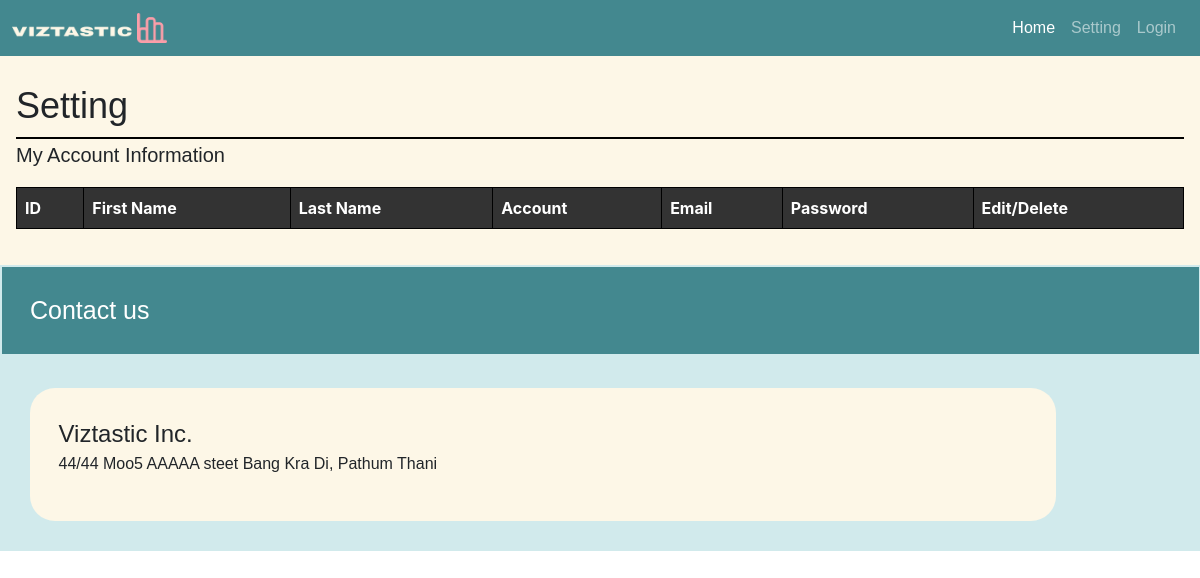
Before: /userinfo with the older database file.
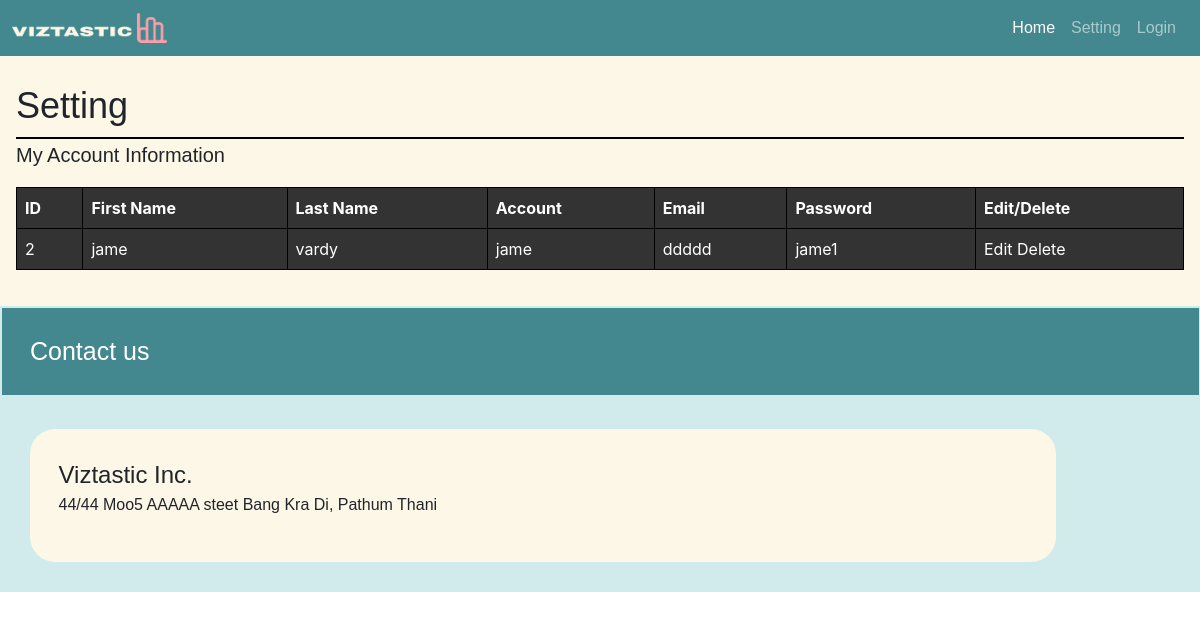
After: the same page with the newer database file.
### database/models.py (models this page shows)
class userall(models.Model):
    first_name = models.CharField(max_length=255)
    last_name = models.CharField(max_length=255)
    account = models.CharField(max_length=255)
    email =  models.CharField(max_length=255)
    password  = models.CharField(max_length=255)

### database/views.py (the view)
# urls.py: path("userinfo", database_views.user_name),
def user_name(request):
    dataset_objs = userall.objects.all()
    context_data = {
        "filter_type":"All",
        "datasets":dataset_objs
    }
    return render(request, 'web/userinfo.html', context= context_data)

### hello_world/templates/web/userinfo.html (shortened to what this page needs)
{% extends 'web/layout.html' %}
{% load static %}
{% block content %}
<body>
    <div class = "index-body">
        <div class = "index-context setting-context">
            <h1 class = "container-fluid">Setting</h1>
            <h2>My Account Information</h2>
            <table border="1">
                <tr>
                    <th>ID</th>
                        <th>First Name</th>
                        <th>Last Name</th>
                        <th>Account</th>
                        <th>Email</th>
                        <th>Password</th>
                        <th>Edit/Delete</th>
                    </tr>
                {% for row in datasets %}
                    <tr>
                        <td>{{ row.id }}</td>
                        <td>{{ row.first_name }}</td>
                        <td>{{ row.last_name }}</td>
                        <td>{{ row.account }}</td>
                        <td>{{ row.email }}</td>
                        <td>{{ row.password }}</td>
                        <td>
                            <a href="/database/name/edit/{{ row.id }}" style="color:white;">Edit</a>
                            <a href="/database/name/del/{{ row.id }}" style="color:white;">Delete</a>
                            </td>
                    </tr>
                {% endfor %}
            </table>
        </div>
{% endblock %}

### hello_world/templates/web/layout.html (shortened to what this page needs)
{% load django_browser_reload %}
{% load static %}
<!DOCTYPE html>
<html lang="en">
    <head>
        <link href="https://cdn.jsdelivr.net/npm/bootstrap@5.0.2/dist/css/bootstrap.min.css" rel="stylesheet"
>
        <link rel="stylesheet" href="{% static 'main.css' %}">
        <link rel="stylesheet" href="{% static 'globals.css' %}">
        <link rel="stylesheet" href="{% static 'home.css' %}">
        <link rel="stylesheet" href="{% static 'settingstyle.css' %}">
        <link rel="stylesheet" href="{% static 'style.css' %}">
    </head>
    <body>
        <div class="container-fluid">
        {% include 'web/component/header.html' %}
            <div id="content">
            {% block content %}{% endblock %}
            </div>
        {% include 'web/component/footer.html' %}
        </div>
    </body>
</html>

### hello_world/templates/web/component/header.html (shortened to what this page needs)
{% load static %}
<nav class="navbar navbar-expand-lg navbar-dark header">
    <div class="container-fluid">
        <a class="navbar-brand" href="/home">
            <div class = "viztastic-logo"></div>
        </a>
        <div class="collapse navbar-collapse"id="navbarSupportedContent">
            <ul class="navbar-nav ms-auto me-1 mb-2 mb-lg-0">
                <li class="nav-item">
                    <a class="nav-link active" aria-current="page" href="/home">Home</a>
                </li>
                <li class="nav-item">
                    <a class="nav-link" href="/userinfo">Setting</a>
                </li>
                <li class="nav-item">
                    <a class="nav-link" href="/signin">Login</a>
                </li>
            </ul>
        </div>
    </div>
</nav>

### hello_world/templates/web/component/footer.html
<div class="container-fluid footer">
    <h1>Contact us</h1>
    <div class = "container-fluid footer-card">
        <label>Viztastic Inc.</label>
        <p>
            44/44 Moo5 AAAAA steet
            Bang Kra Di, Pathum Thani
        </p>
    </div>
</div>

### hello_world/static/main.css (style rules this page uses)
body { margin: var(--bs-gutter-x,.75rem),; font-family: "Inter-Regular", Helvetica; -webkit-font-smoothing: antialiased; -moz-osx-font-smoothing: grayscale; }
nav { padding-right: .75rem !important; padding-left: .75rem !important; }
.container-fluid { margin: 0px; padding: 0px; }
.header { background: #43888F; }
.footer { background: #D1EAEC; padding: 2.5%; }
.footer h1 { background: #43888F; color: white; flex-shrink: 0; margin: -2.5%; padding: 2.5%; margin-bottom: 3%; font-size: 25px; }
.footer-card { flex-shrink: 0; border-radius: 25px; background: #FDF7E7; margin-left: 0%; width: 90%; padding: 2.5%; }
.footer-card label { font-size: 1.5rem; }
.viztastic-logo { background-image: url("../static/Logo.png"); background-repeat: no-repeat; background-size: contain; width: 200px; height: 30px; }

### hello_world/static/globals.css (style rules this page uses)
* { -webkit-font-smoothing: antialiased; box-sizing: border-box; }
a { text-decoration: none; }

### hello_world/static/home.css (style rules this page uses)
.index-body { margin: 0px; }
.index-context { margin: 0px; padding: 1em; }
.index-body .index-context:nth-child(odd) { background-color: #FDF7E7; }

### hello_world/static/settingstyle.css (style rules this page uses)
table { border-collapse: collapse; width: 100%; background-color: #333; }
th, td { border: 1px solid #000; padding: 8px; color: #fff; }
table { margin: 20px 0px ; font-family: Inter; font-style: normal; border-collapse: collapse; width: 100%; background-color: #333; }
.setting-context h1 { font-size: 36px; margin: 2px 0px; padding: 10px 0px; border-bottom: #000 solid 2px; }
.setting-context h2 { font-size: 20px; font-style: bold; margin: 4px 0px 15px 0px; }

Changed rows visible on the page:
added userall: id "2", first_name "jame", last_name "vardy", account "jame", email "ddddd", password "jame1"
